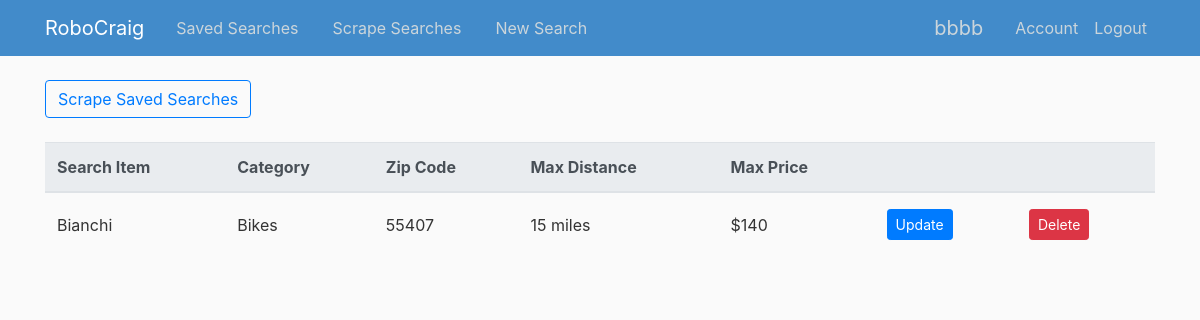
/users/bbbb (signed in), run on an earlier commit of the app's database.
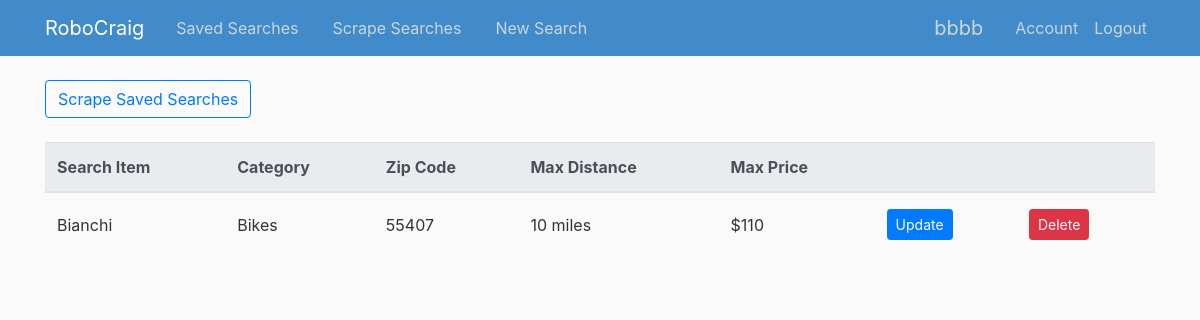
And on a later commit of the database.
### RoboCraig/models.py (models this page shows)
class Searcher (db.Model):
    id = db.Column(db.Integer, primary_key=True)
    category = db.Column(db.String(20), nullable=False)
    search_term = db.Column(db.String(50), nullable=False)
    zip_code = db.Column(db.String(10), nullable=False)  #Might need this to be int, or validate to 5 digits
    max_distance = db.Column(db.String(10), nullable=False)
    max_price = db.Column(db.String(10), nullable=False)
    user_id = db.Column(db.Integer, db.ForeignKey('user.id'), nullable=False)       #This is making a reference to the user_id in the users table
    def __repr__(self):
        return f"Search('{self.category}','{self.search_term}', '{self.zip_code}','{self.max_distance}','{self.max_price}')"

### RoboCraig/routes.py (the view)
@app.route("/users/<string:username>")  #This is the main home route for a logged in user.  It will display their saved searches
def user_searches(username):
    choices = {'ata': 'Antiques', 'ppa': 'Appliances', 'ara': 'Arts & Crafts', 'sna': 'ATV/UTV/SNO', 'pta': 'AutoParts',
               'ava': 'Aviation',
               'baa': 'Baby and Kid Stuff', 'haa': 'Beauty and Health', 'bip': 'Bike Parts',
               'bia': 'Bikes', 'bpa': 'Boat Parts', 'boo': 'Boats', 'bka': 'Books', 'bfa': 'Business',
               'cta': 'Cars & Trucks', 'ema': 'CDs/DVDs/VHSs', 'moa': 'Cell Phones', 'cla': 'Clothes & Acc',
               'cba': 'Collectibles', 'syp': 'Computer Parts', 'sya': 'Computers', 'ela': 'Electronics',
               'gra': 'Farm & Garden', 'fua': 'Furniture', 'foa': 'General', 'hva': 'Heavy Equipment',
               'hsa': 'Household',
               'jwa': 'Jewelry', 'maa': 'Materials', 'mpa': 'Motorcycle Parts', 'mca': 'Motorcycles',
               'msa': 'Music Instruments', 'pha': 'Photo & Video', 'rva': 'RVs & Camp', 'sga': 'Sporting',
               'tia': 'Tickets', 'tla': 'Tools', 'taa': 'Toys & Games', 'tra': 'Trailers',
               'vga': 'Video Gaming', 'wta': 'Wheels & Tires'}
    user = User.query.filter_by(username=username).first_or_404()  #giving the function the username attribute returns the username of the current_user
    searches = Searcher.query.filter_by(author=user)   #Using this username, it retrieves a list of their Searcher objects
    print ("This is searches")
    print (type(searches))
    print (searches)
    testsearches = Searcher.query.filter_by(author=user).first()
    print ("This is testsearches")
    print (testsearches)
    if current_user == user:        #Will only render the template if the user is logged in.  Otherwise, they receive a 403
        return render_template('user_searches.html', searches=searches, user=user, username=username,choices=choices,testsearches=testsearches)
    else:
        abort(403)

### RoboCraig/models.py (called while the page is built)
@login_manager.user_loader
def load_user(user_id):
    return User.query.get(int(user_id))

### RoboCraig/templates/user_searches.html
{% extends "layout.html" %}
{% block content %}
    {% if testsearches is none %}
        <h3>Create a <a href="{{ url_for('new_search')}}">new search</a> to save for an item in Minneapolis Craigslist</h3><br>
        <h3>Your search will be saved here</h3>
    {% else %}
    <a href="{{ url_for('scrapedresults',username=username) }}"><button type="button" class="btn btn-outline-primary">Scrape Saved Searches</button></a><br><br>
    <table class="table table-hover">
            <thead class="thead-light">
                <tr>
                    <th scope="col">Search Item</th>
                    <th scope="col">Category</th>
                    <th scope="col">Zip Code</th>
                    <th scope="col">Max Distance</th>
                    <th scope="col">Max Price</th>
                    <th scope="col"></th>
                    <th scope="col"></th>
                </tr>
            </thead>
            <tbody>
            {% for search in searches %}
            <tr>
                    <td>{{ search.search_term }}</td>
                    {% if search.category in choices %}
                        <td>{{ choices[search.category]}}</td>
                    {% else %}
                        <td>{{ search.category }}</td>
                    {% endif %}
                    <td>{{ search.zip_code }}</td>
                    <td>{{ search.max_distance }} miles</td>
                    <td>${{ search.max_price }}</td>
                    <td><a class="btn btn-primary btn-sm mt-1 mb-1" href="{{ url_for('update_search', search_id = search.id) }}">Update</a></td>
                    <td>
                        <form action="{{ url_for('delete_search', search_id=search.id) }}" method="POST">
                            <input class="btn btn-danger btn-sm m-1" type = "submit" value="Delete">
                        </form>
                    </td>
                </tr>
            {% endfor %}
            </tbody>
    </table>
    {% endif %}
{% endblock content %}

What changed in the data, as far as the page shows it:
changed Searcher "Bianchi": max_distance "15" → "10"; max_price "140" → "110"
